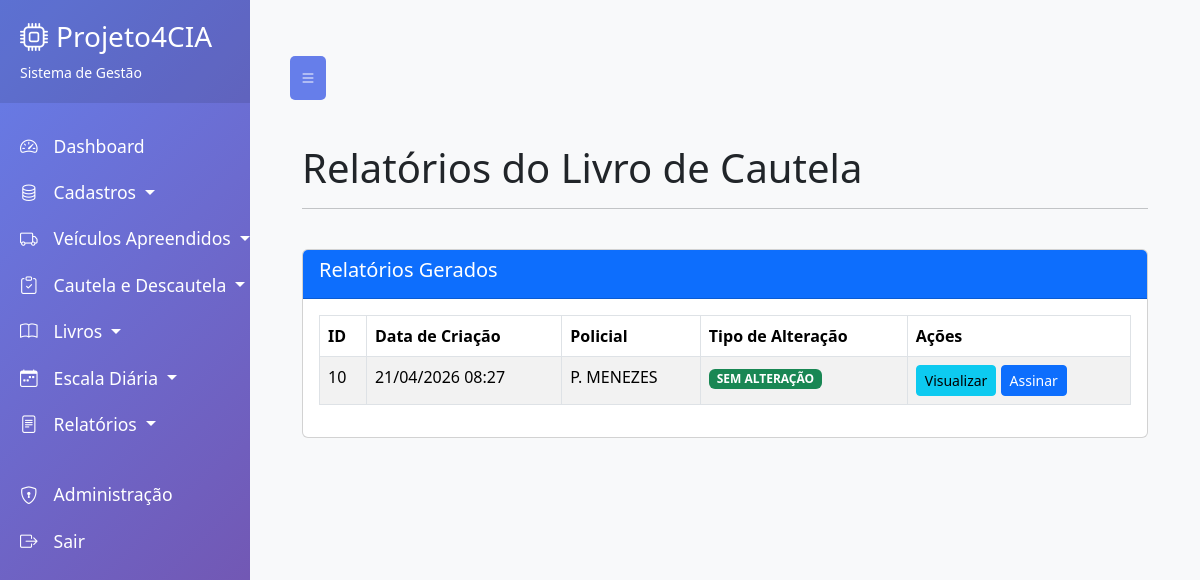
The app's page /livros/cautela/listar-relatorios/, older data.
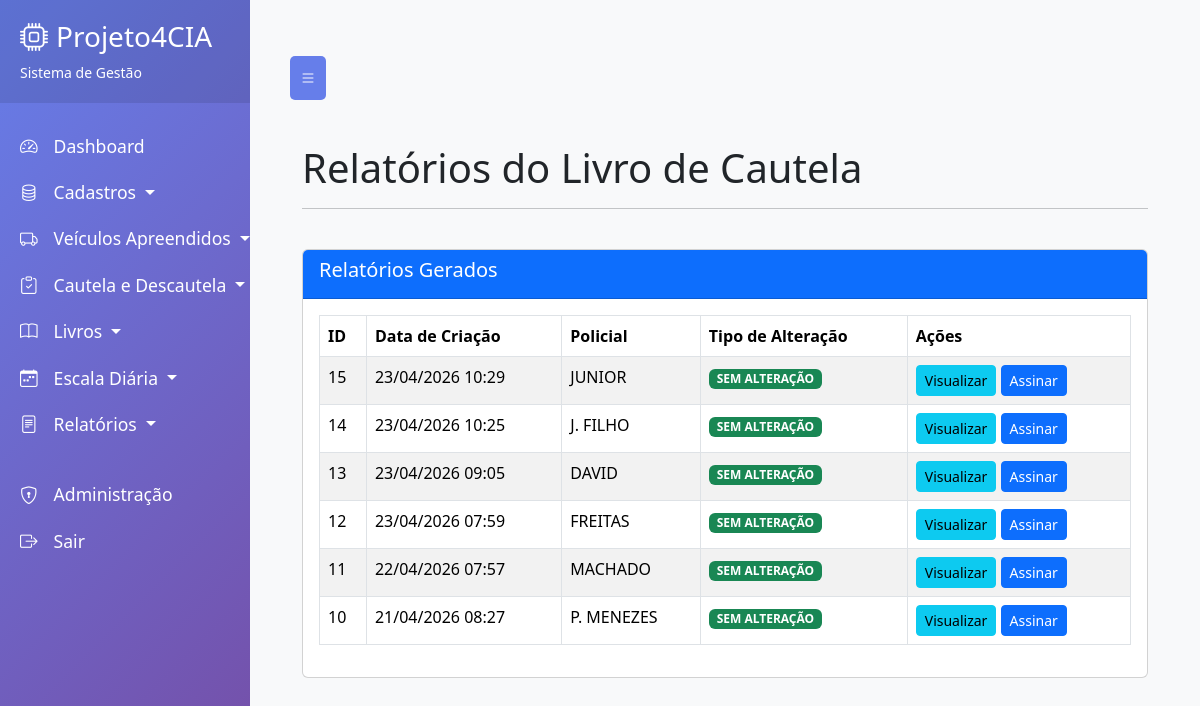
The same page, newer data.
### aplicacoes/livros/livro_de_cautela/models.py (models this page shows, shortened)
class Relatorio(models.Model):
    conteudo_html = models.TextField()
    data_criacao = models.DateTimeField(auto_now_add=True)
    policial = models.ForeignKey(
        'cadastro_policiais.Policial',
        on_delete=models.SET_NULL,
        null=True,
        blank=True
    )
    observacoes = models.TextField(blank=True, null=True)
    tipo_alteracao = models.CharField(
        max_length=20,
        choices=[
            ('COM ALTERAÇÃO', 'Com Alteração'),
            ('SEM ALTERAÇÃO', 'Sem Alteração')
        ],
        blank=True,
        null=True
    )
    assinatura_passou = models.ImageField(
        'Assinatura Quem Passou',
        upload_to='relatorios/assinaturas/',
        blank=True,
        null=True
    )
    assinatura_recebeu = models.ImageField(
        'Assinatura Quem Recebeu',
        upload_to='relatorios/assinaturas/',
        blank=True,
        null=True
    )
    assinado_em = models.DateTimeField('Assinado em', blank=True, null=True)
    class Meta:
        ordering = ['-data_criacao']
        db_table = 'livro_de_cautela_relatorio'

### aplicacoes/cadastros/cadastro_policiais/models.py (models this page shows, shortened)
class Policial(models.Model):
    PATENTE_CHOICES = [
        ('SD PM', 'SD PM'),
        ('CB PM', 'CB PM'),
        ('3º SGT PM', '3º SGT PM'),
        ('2º SGT PM', '2º SGT PM'),
        ('1º SGT PM', '1º SGT PM'),
        ('ST PM', 'ST PM'),
        ('2º TEN QOPM', '2º TEN QOPM'),
        ('1º TEN QOPM', '1º TEN QOPM'),
        ('CAP QOPM', 'CAP QOPM'),
        ('MAJ QOPM', 'MAJ QOPM'),
        ('TC QOPM', 'TC QOPM'),
        ('CEL', 'CEL'),
    ]
    PATENTE_ORDER = {
        'SD PM': 1,
        'CB PM': 2,
        '3º SGT PM': 3,
        '2º SGT PM': 4,
        '1º SGT PM': 5,
        'ST PM': 6,
        '2º TEN QOPM': 7,
        '1º TEN QOPM': 8,
        'CAP QOPM': 9,
        'MAJ QOPM': 10,
        'TC QOPM': 11,
        'CEL': 12,
    }
    user = models.OneToOneField(User, on_delete=models.CASCADE, related_name='policial')
    nome_completo = models.CharField('Nome Completo', max_length=200)
    data_de_nascimento = models.DateField('Data de Nascimento', null=True, blank=True, help_text='Data de nascimento')
    nome_guerra = models.CharField('Nome de Guerra', max_length=50)
    patente = models.CharField('Patente', max_length=20, choices=PATENTE_CHOICES)
    data_promocao = models.DateField('Data da Promoção', null=True, blank=True, help_text='Data da última promoção')
    barra = models.IntegerField('Ano de Entrada', null=True, blank=True)
    numero_barra = models.CharField('Número da Barra', max_length=20, blank=True)
    matricula = models.CharField('Matrícula', max_length=20, unique=True)
    cpf = models.CharField('CPF', max_length=14, unique=True)
    telefone = models.CharField('Telefone', max_length=20)
    ativo = models.BooleanField('Ativo?', default=True)
    observacoes = models.TextField('Observações', blank=True)
    assinatura = models.ImageField(
        'Assinatura',
        upload_to='assinaturas/policiais/',
        blank=True,
        null=True,
        help_text='Upload da imagem da assinatura do policial (formato PNG)'
    )
    ordem_patente = models.IntegerField(
        'Ordem da Patente',
        editable=False,
        db_index=True,
        default=0,
        help_text='Campo automático para ordenação hierárquica das patentes'
    )
    criado_em = models.DateTimeField('Criado em', auto_now_add=True)
    atualizado_em = models.DateTimeField('Atualizado em', auto_now=True)
    class Meta:
        verbose_name = 'Policial'
        verbose_name_plural = 'Policiais'
        ordering = ['-ordem_patente','data_promocao', 'barra', 'numero_barra' ]

### aplicacoes/livros/livro_de_cautela/views.py (the view)
# urls.py: path('listar-relatorios/', views.listar_relatorios, name='listar_relatorios'),
def listar_relatorios(request):
    relatorios = Relatorio.objects.all().order_by('-data_criacao')
    paginator = Paginator(relatorios, 20)
    page_number = request.GET.get('page')
    page_obj = paginator.get_page(page_number)
    context = {
        'relatorios': page_obj,
    }
    return render(request, 'livro_de_cautela/listar_relatorios.html', context)

### aplicacoes/livros/livro_de_cautela/templates/livro_de_cautela/listar_relatorios.html (shortened to what this page needs)
{% extends 'base.html' %}
{% load static %}
{% block content %}
<div class="container-fluid mt-4">
    <div class="row mb-4">
        <div class="col-12">
            <h1>Relatórios do Livro de Cautela</h1>
            <hr>
        </div>
    </div>
    <div class="row">
        <div class="col-12">
            <div class="card">
                <div class="card-header bg-primary text-white">
                    <h5>Relatórios Gerados</h5>
                </div>
                <div class="card-body">
                    <div class="table-responsive">
                        <table class="table table-striped table-bordered">
                            <thead class="thead-dark">
                                <tr>
                                    <th>ID</th>
                                    <th>Data de Criação</th>
                                    <th>Policial</th>
                                    <th>Tipo de Alteração</th>
                                    <th>Ações</th>
                                </tr>
                            </thead>
                            <tbody>
                                {% for relatorio in relatorios %}
                                <tr>
                                    <td>{{ relatorio.id }}</td>
                                    <td>{{ relatorio.data_criacao|date:"d/m/Y H:i" }}</td>
                                    <td>{{ relatorio.policial.nome_guerra|default:"-" }}</td>
                                    <td>
                                        {% if relatorio.tipo_alteracao %}
                                            <span class="badge {% if relatorio.tipo_alteracao == 'COM ALTERAÇÃO' %}bg-warning{% else %}bg-success{% endif %}">
                                                {{ relatorio.tipo_alteracao }}
                                            </span>
                                        {% else %}
                                            -
                                        {% endif %}
                                    </td>
                                    <td>
                                        <a href="{% url 'livro_de_cautela:visualizar_relatorio' relatorio.id %}"
                                           class="btn btn-sm btn-info" target="_blank">
                                             Visualizar
                                        </a>
                                        <a href="{% url 'livro_de_cautela:pagina_assinaturas' relatorio.id %}"
                                           class="btn btn-sm btn-primary">
                                             Assinar
                                        </a>
                                    </td>
                                </tr>
                                {% empty %}
                                <tr>
                                    <td colspan="5" class="text-center">Nenhum relatório encontrado.</td>
                                </tr>
                                {% endfor %}
                            </tbody>
                        </table>
                    </div>
                </div>
            </div>
        </div>
    </div>
</div>
{% endblock %}

### base/templates/base.html (shortened to what this page needs)
<!DOCTYPE html>
<html lang="pt-br">
<head>
    <link href="https://cdn.jsdelivr.net/npm/bootstrap@5.3.2/dist/css/bootstrap.min.css" rel="stylesheet">
    <link rel="stylesheet" href="https://cdn.jsdelivr.net/npm/bootstrap-icons@1.11.3/font/bootstrap-icons.min.css">
</head>
<body>
    <div class="wrapper">
        <nav id="sidebar">
            <div class="sidebar-header">
                <h3><i class="bi bi-cpu me-2"></i>Projeto4CIA</h3>
                <p class="small mb-0">Sistema de Gestão</p>
            </div>
            {% include 'partials/sidebar.html' %}
        </nav>
        <div id="content">
        <div id="content">
            <button type="button" id="sidebarCollapse" class="toggle-btn">
                <i class="bi bi-list"></i>
            </button>
            {% block content %}
            {% endblock %}
        </div>
    </div>
</body>
</html>

### base/templates/partials/sidebar.html (shortened to what this page needs)
<ul class="list-unstyled components">
    <li class="{% if request.resolver_match.namespace == 'dashboard' %}active{% endif %}">
        <a href="{% url 'dashboard:home' %}">
            <i class="bi bi-speedometer2 me-3"></i>Dashboard
        </a>
    </li>
    <li>
        <a href="#cadastrosSubmenu" data-bs-toggle="collapse" aria-expanded="false" class="dropdown-toggle">
            <i class="bi bi-database me-3"></i>Cadastros
        </a>
    </li>
    <li>
        <a href="#veiculosSubmenu" data-bs-toggle="collapse" aria-expanded="false" class="dropdown-toggle">
            <i class="bi bi-truck me-3"></i>Veículos Apreendidos
        </a>
    </li>
    <li>
        <a href="#cautelaSubmenu" data-bs-toggle="collapse" aria-expanded="false" class="dropdown-toggle">
            <i class="bi bi-clipboard-check me-3"></i>Cautela e Descautela
        </a>
    </li>
    <li>
        <a href="#livrosSubmenu" data-bs-toggle="collapse" aria-expanded="false" class="dropdown-toggle">
            <i class="bi bi-book me-3"></i>Livros
        </a>
    </li>
    <li>
        <a href="#escalaSubmenu" data-bs-toggle="collapse" aria-expanded="false" class="dropdown-toggle">
            <i class="bi bi-calendar-week me-3"></i>Escala Diária
        </a>
    </li>
    <li>
        <a href="#relatoriosSubmenu" data-bs-toggle="collapse" aria-expanded="false" class="dropdown-toggle">
            <i class="bi bi-file-text me-3"></i>Relatórios
        </a>
    </li>
    <li class="mt-4">
        <a href="/admin/">
            <i class="bi bi-shield-lock me-3"></i>Administração
        </a>
    </li>
    <li>
        <a href="{% url 'autenticacao:logout' %}">
            <i class="bi bi-box-arrow-right me-3"></i>Sair
        </a>
    </li>
</ul>

### base/templates/base.html (style rules this page uses)
body { background: #f8f9fa; }
.wrapper { display: flex; width: 100%; align-items: stretch; }
#sidebar { min-width: 250px; max-width: 250px; min-height: 100vh; transition: all 0.3s; background: linear-gradient(135deg, #667eea 0%, #764ba2 100%); color: #fff; }
#sidebar .sidebar-header { padding: 20px; background: rgba(0, 0, 0, 0.1); }
#sidebar ul.components { padding: 20px 0; }
#sidebar ul li a { padding: 10px 20px; font-size: 1.1em; display: block; color: #fff; text-decoration: none; transition: all 0.3s; }
#content { width: 100%; padding: 20px; min-height: 100vh; transition: all 0.3s; }
.toggle-btn { background: #667eea; color: white; border: none; padding: 10px; border-radius: 5px; margin-bottom: 20px; }

Row changes from the older to the newer data that the page shows:
added Relatorio: id "15", data_criacao "23/04/2026 10:29", policial.nome_guerra "JUNIOR", tipo_alteracao "SEM ALTERAÇÃO"
added Relatorio: id "14", data_criacao "23/04/2026 10:25", policial.nome_guerra "J. FILHO", tipo_alteracao "SEM ALTERAÇÃO"
added Relatorio: id "13", data_criacao "23/04/2026 09:05", policial.nome_guerra "DAVID", tipo_alteracao "SEM ALTERAÇÃO"
added Relatorio: id "12", data_criacao "23/04/2026 07:59", policial.nome_guerra "FREITAS", tipo_alteracao "SEM ALTERAÇÃO"
added Relatorio: id "11", data_criacao "22/04/2026 07:57", policial.nome_guerra "MACHADO", tipo_alteracao "SEM ALTERAÇÃO"
